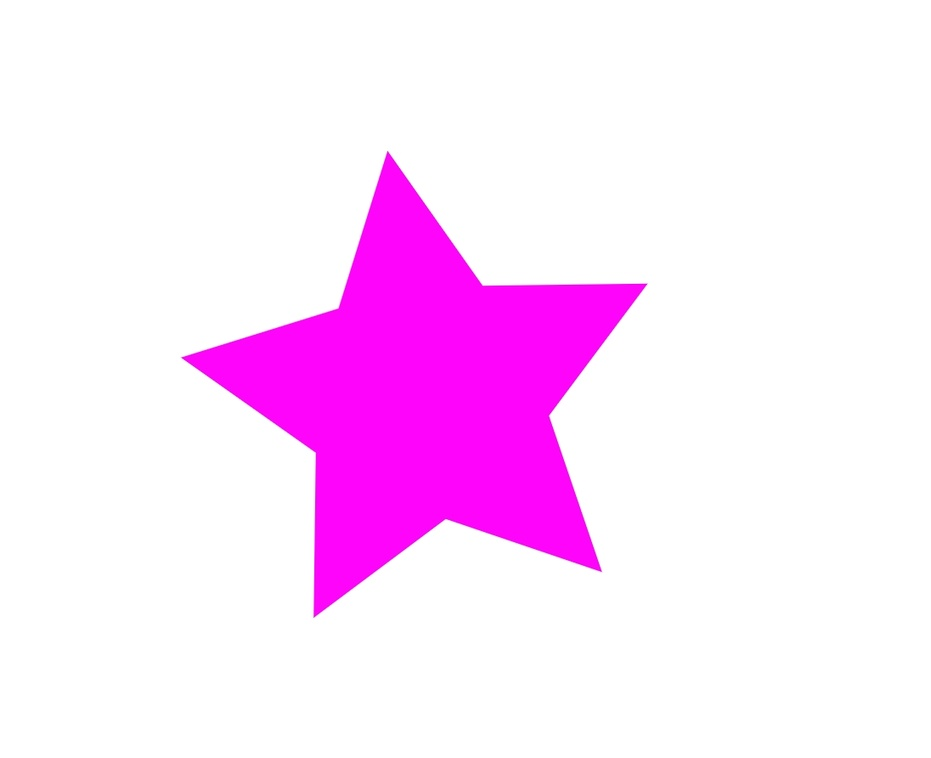
#> input picture 多邊形辨識/start1.jpeg, 931 x 758 px, shrunk from 1096 x 892 before the run
$ python polygonPoint.py
#> lines starting #> are read from the running program, lines starting #| are printed output that depends on the picture; after the words box and inside, x2 and y2 are one past the last pixel; in counts of white or black regions, pixels touching at a corner belong together
import cv2
RECT, STAR = 0, 1
frame = cv2.imread('start1.jpeg')
#> frame is the input picture: shape (758, 931, 3); mean B, G, R 254.3, 222.7, 254.7
gray = cv2.cvtColor(frame, cv2.COLOR_BGR2GRAY)
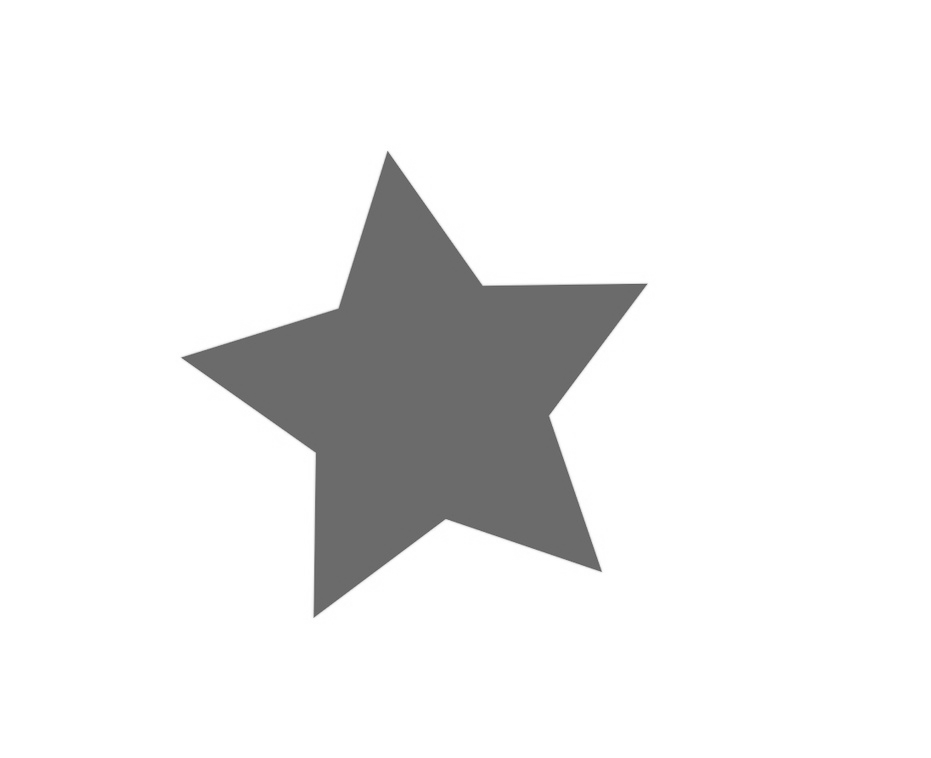
#> gray: shape (758, 931); min 91, max 255, mean 235.9
edged = cv2.Canny(gray, 30, 150)
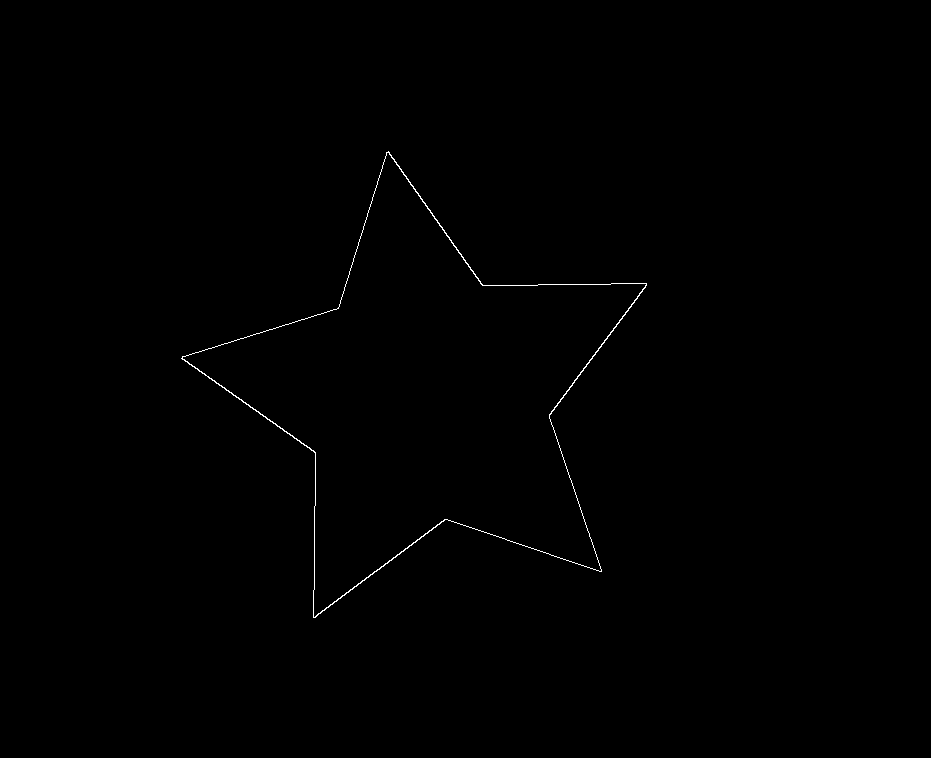
#> edged: shape (758, 931); 0.27% white in thin lines or dots, all inside (x1, y1, x2, y2) = (181, 151, 647, 618)
edged = cv2.dilate(edged, None, iterations=1)
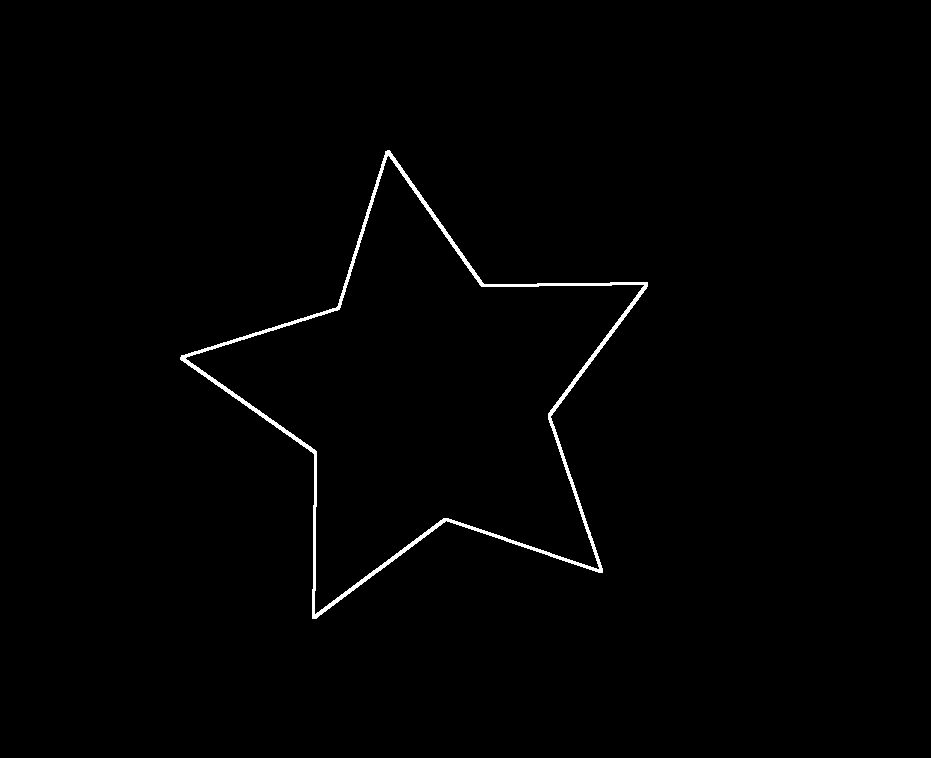
#> edged: shape (758, 931); 0.85% white; 1 white region

contours, hierarchy = cv2.findContours(
    edged.copy(),
    cv2.RETR_EXTERNAL,
    cv2.CHAIN_APPROX_SIMPLE)
#> contours = 1 contour; box (x1, y1, x2, y2) and area: (180, 150, 648, 619) 93031

#> (the run stopped early here; a loop or call above may not have finished)

$ run again, with 多邊形辨識/start.jpeg copied over 多邊形辨識/start1.jpeg
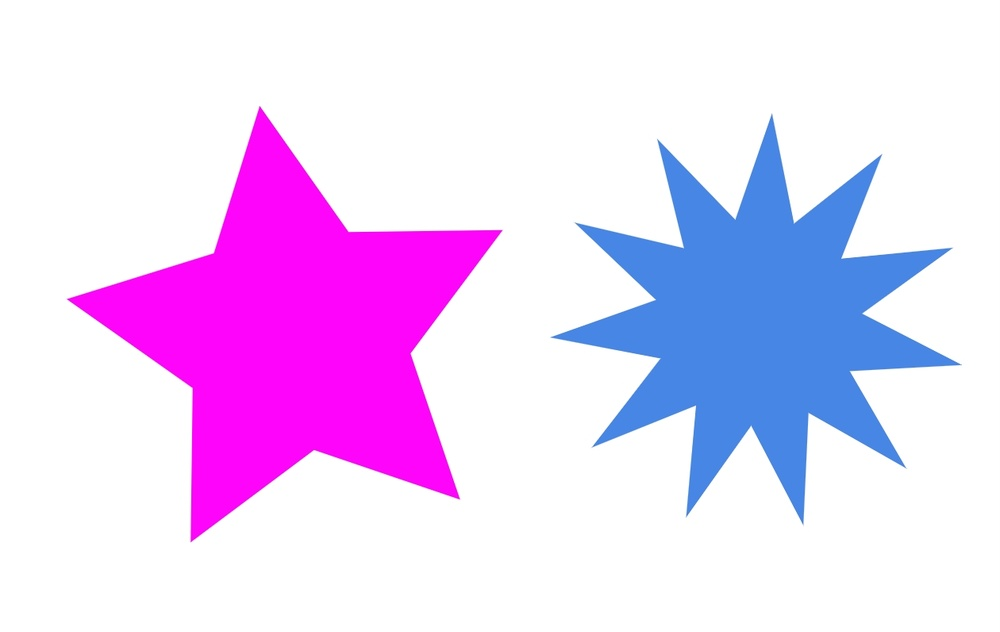
#> input picture 多邊形辨識/start.jpeg, 1000 x 632 px, shrunk from 1260 x 796 before the run
#> frame is the input picture: shape (632, 1000, 3); mean B, G, R 251.3, 210.6, 235
#> `edged = cv2.dilate(edged, None, iterations=1)`:
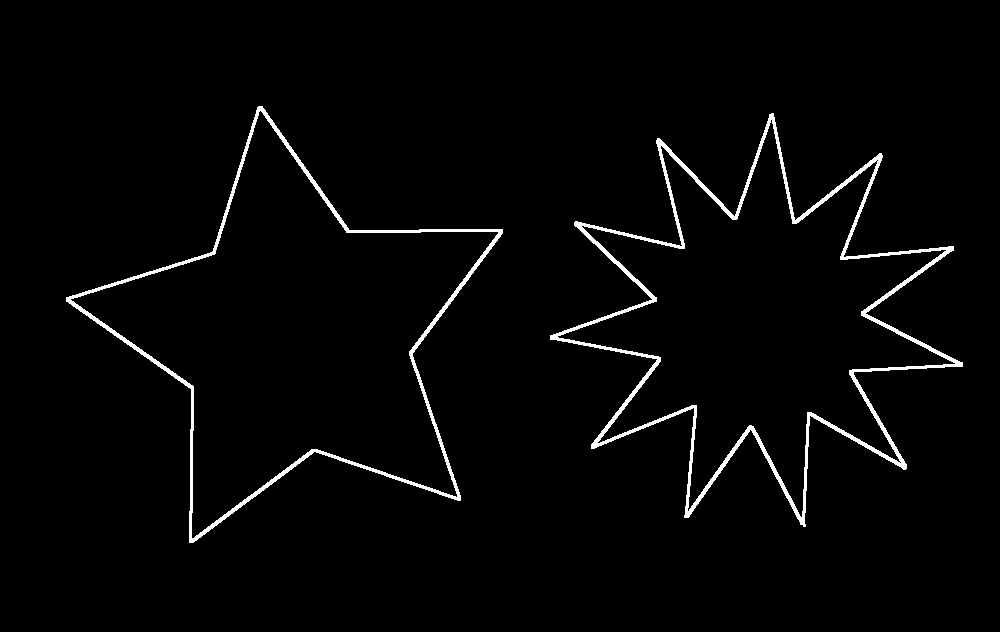
#> edged: shape (632, 1000); 2.3% white; 2 white regions
#> contours = 2 contours; box (x1, y1, x2, y2) and area: (66, 106, 503, 543) 81358, (550, 113, 963, 527) 70950
#> cnt = contour of 660 points, box (x1, y1, x2, y2) (66, 106, 503, 543), area 81358
#> hull = [659, 582, 581, 423, 263, 262, 183, 182, 0]
#> defects = [[0, 182, 91, 18012], [183, 262, 257, 18261], [263, 423, 324, 18200], [423, 581, 520, 17986], [582, 659, 585, 18092]]
#| 凸點數量:9
#| 凹點數量:5
#> the loop `for i in range(defects.shape[0]):` made 5 passes
#> far = (349, 230)
#> `cv2.line(frame,start,end,[0,255,0],2)`:
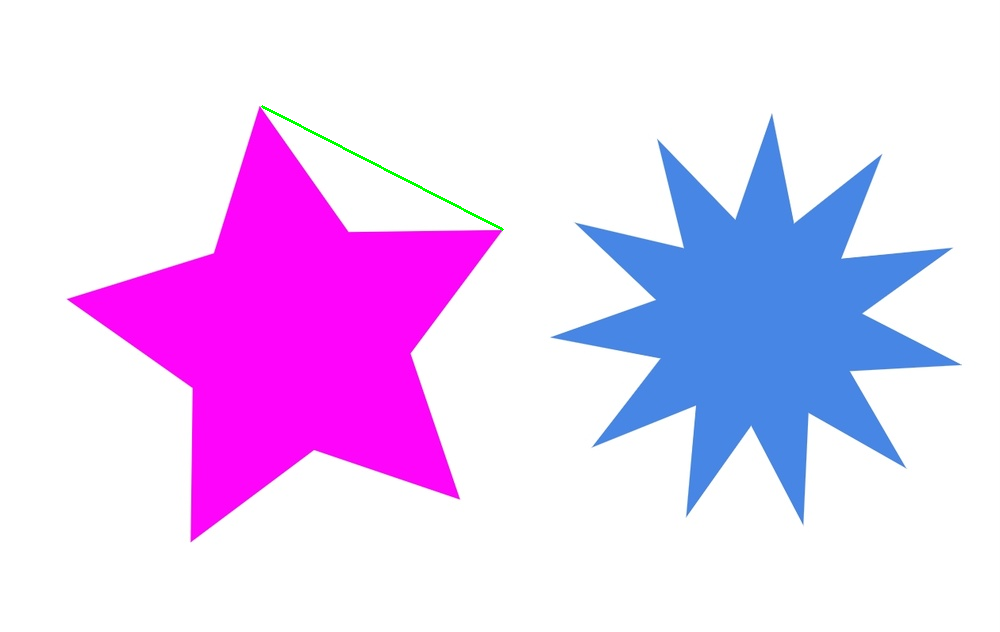
#> frame: shape (632, 1000, 3); 0.11% of pixels changed, all inside (x1, y1, x2, y2) = (261, 105, 504, 231)
